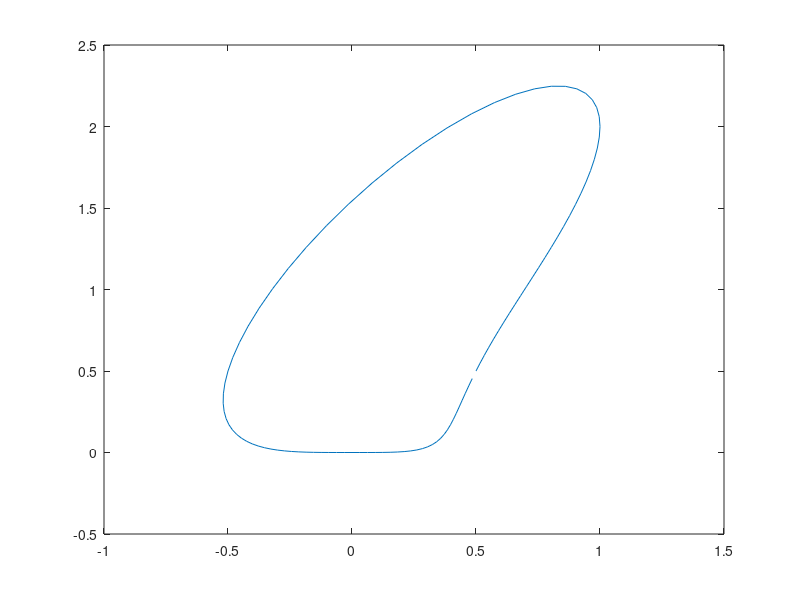

This figure's MATLAB source:
clear all;

for it=1:100
    t=it*2*pi/100;
    A = [2 sin(t)
        cos(t) 1];
    B = [cos(t)
        1 - sin(t)];
    X = inv(A)*B;
    x1(it)=X(1);
    x2(it)=X(2);
end

plot(x1,x2)


